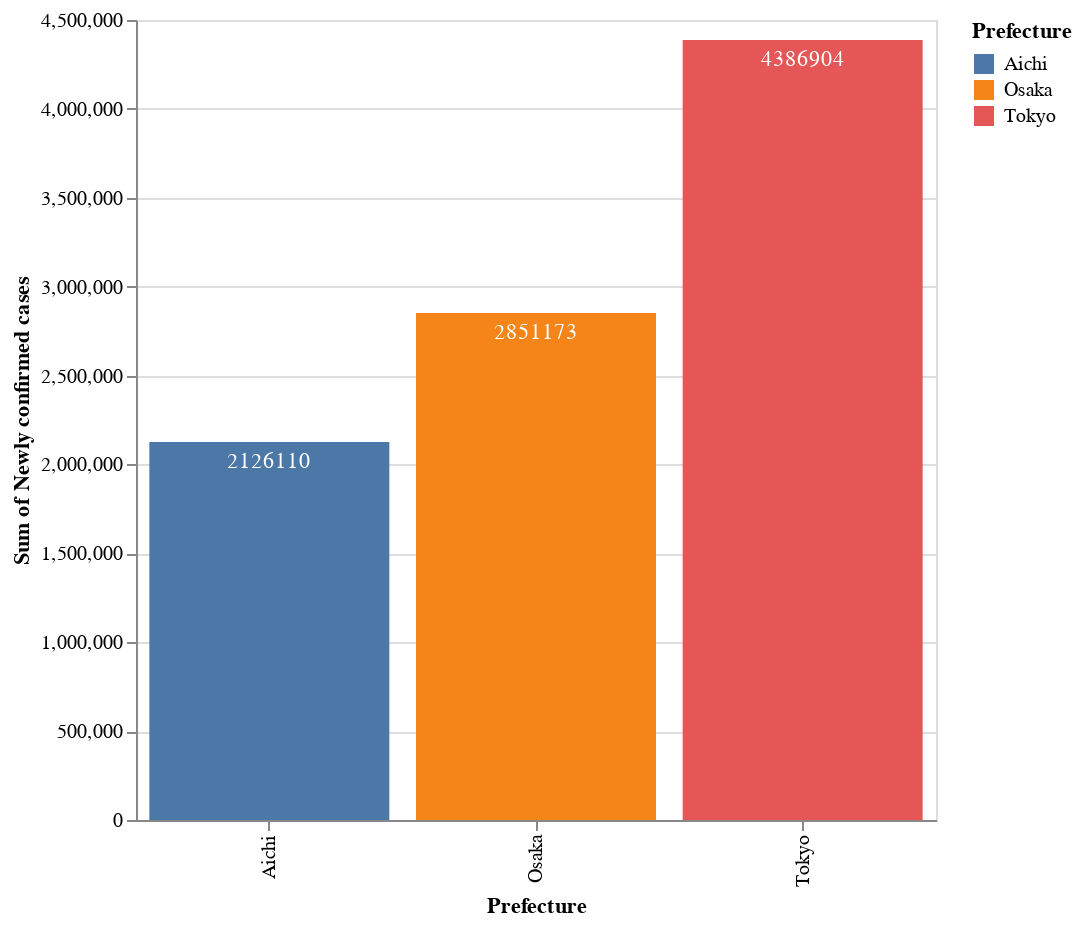

Here is the notebook cell this chart was saved with:
### Code cell
#minimal
import altair as alt

alt.renderers.enable('html') # Notebook の Html保存に必要

bars = alt.Chart(data).mark_bar().encode(
    x='Prefecture:N',
    y='sum(Newly confirmed cases):Q',
    color='Prefecture:N'
)

text = alt.Chart(data).mark_text(dy=10, color='white').encode(
    x='Prefecture:N',
    y='sum(Newly confirmed cases):Q',
    text='sum(Newly confirmed cases):Q'
)

alt.layer(
    bars,
    text
).properties(
    width=400,
    height=400
)

### Figure 1 — Vega-Lite specification as saved in the notebook (floating-point values rounded to 4 significant figures; data arrays with more than 128 entries replaced by an {"elided": "..."} marker saying what was removed)
{"config": {"view": {"continuousWidth": 300, "continuousHeight": 300}}, "layer": [{"mark": {"type": "bar"}, "encoding": {"color": {"field": "Prefecture", "type": "nominal"}, "x": {"field": "Prefecture", "type": "nominal"}, "y": {"aggregate": "sum", "field": "Newly confirmed cases", "type": "quantitative"}}}, {"mark": {"type": "text", "color": "white", "dy": 10}, "encoding": {"text": {"aggregate": "sum", "field": "Newly confirmed cases", "type": "quantitative"}, "x": {"field": "Prefecture", "type": "nominal"}, "y": {"aggregate": "sum", "field": "Newly confirmed cases", "type": "quantitative"}}}], "data": {"name": "data-8034977400f20e2751f80a7432096bf0"}, "height": 400, "width": 400, "$schema": "https://vega.github.io/schema/vega-lite/v5.17.0.json", "datasets": {"data-8034977400f20e2751f80a7432096bf0": {"elided": "3627 records"}}}
